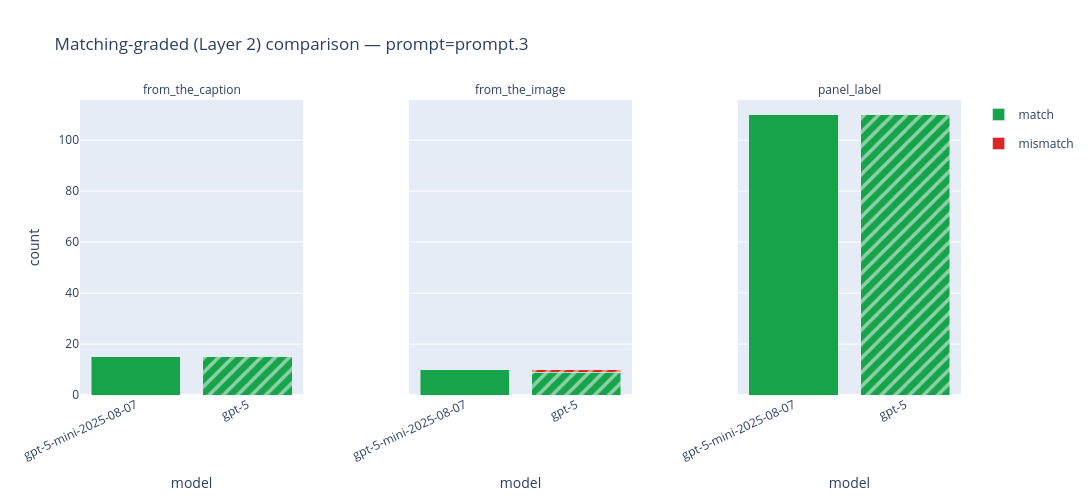

The notebook cell this image was saved under:
### Markdown cell above
### Matching-graded — comparing models

### Code cell
fig_layer2_graded_model = plot_comparison_layer2_graded(
    summaries,
    compare="model",
    prompt=PROMPTS[2],
)
fig_layer2_graded_model.update_layout(
    height=LAYER2_FIG_HEIGHT,
    width=LAYER2_FIG_WIDTH,
    autosize=True,
)
fig_layer2_graded_model.show()

### Figure 1 — Plotly figure (JSON) as saved in the notebook; plotly's stock layout.template omitted (floating-point values rounded to 4 significant figures)
{"data": [{"customdata": [["from_the_caption", "gpt-5-mini-2025-08-07"], ["from_the_caption", "gpt-5"]], "hovertemplate": "field=%{customdata[0]}<br>model=%{customdata[1]}<br>match=%{y}<extra></extra>", "legendgroup": "match", "marker": {"color": "#16a34a", "pattern": {"fgcolor": "#ffffff", "shape": ["", "/"], "solidity": 0.35}}, "name": "match", "showlegend": true, "type": "bar", "x": ["gpt-5-mini-2025-08-07", "gpt-5"], "xaxis": "x", "y": [15, 15], "yaxis": "y"}, {"customdata": [["from_the_image", "gpt-5-mini-2025-08-07"], ["from_the_image", "gpt-5"]], "hovertemplate": "field=%{customdata[0]}<br>model=%{customdata[1]}<br>match=%{y}<extra></extra>", "legendgroup": "match", "marker": {"color": "#16a34a", "pattern": {"fgcolor": "#ffffff", "shape": ["", "/"], "solidity": 0.35}}, "name": "match", "showlegend": false, "type": "bar", "x": ["gpt-5-mini-2025-08-07", "gpt-5"], "xaxis": "x2", "y": [10, 9], "yaxis": "y2"}, {"customdata": [["from_the_image", "gpt-5-mini-2025-08-07"], ["from_the_image", "gpt-5"]], "hovertemplate": "field=%{customdata[0]}<br>model=%{customdata[1]}<br>mismatch=%{y}<extra></extra>", "legendgroup": "mismatch", "marker": {"color": "#dc2626", "pattern": {"fgcolor": "#ffffff", "shape": ["", "/"], "solidity": 0.35}}, "name": "mismatch", "showlegend": true, "type": "bar", "x": ["gpt-5-mini-2025-08-07", "gpt-5"], "xaxis": "x2", "y": [0, 1], "yaxis": "y2"}, {"customdata": [["panel_label", "gpt-5-mini-2025-08-07"], ["panel_label", "gpt-5"]], "hovertemplate": "field=%{customdata[0]}<br>model=%{customdata[1]}<br>match=%{y}<extra></extra>", "legendgroup": "match", "marker": {"color": "#16a34a", "pattern": {"fgcolor": "#ffffff", "shape": ["", "/"], "solidity": 0.35}}, "name": "match", "showlegend": false, "type": "bar", "x": ["gpt-5-mini-2025-08-07", "gpt-5"], "xaxis": "x3", "y": [110, 110], "yaxis": "y3"}], "layout": {"annotations": [{"align": "center", "font": {"size": 12}, "showarrow": false, "text": "from_the_caption", "x": 0.1267, "xanchor": "center", "xref": "paper", "y": 1, "yanchor": "bottom", "yref": "paper"}, {"align": "center", "font": {"size": 12}, "showarrow": false, "text": "from_the_image", "x": 0.5, "xanchor": "center", "xref": "paper", "y": 1, "yanchor": "bottom", "yref": "paper"}, {"align": "center", "font": {"size": 12}, "showarrow": false, "text": "panel_label", "x": 0.8733, "xanchor": "center", "xref": "paper", "y": 1, "yanchor": "bottom", "yref": "paper"}], "autosize": true, "barmode": "stack", "height": 500, "title": {"text": "Matching-graded (Layer 2) comparison — prompt=prompt.3"}, "width": 1200, "xaxis": {"anchor": "y", "domain": [0, 0.2533], "tickangle": -25, "title": {"text": "model"}}, "xaxis2": {"anchor": "y2", "domain": [0.3733, 0.6267], "tickangle": -25, "title": {"text": "model"}}, "xaxis3": {"anchor": "y3", "domain": [0.7467, 1], "tickangle": -25, "title": {"text": "model"}}, "yaxis": {"anchor": "x", "domain": [0, 1], "rangemode": "tozero", "title": {"text": "count"}}, "yaxis2": {"anchor": "x2", "domain": [0, 1], "matches": "y", "showticklabels": false}, "yaxis3": {"anchor": "x3", "domain": [0, 1], "matches": "y", "showticklabels": false}}}
